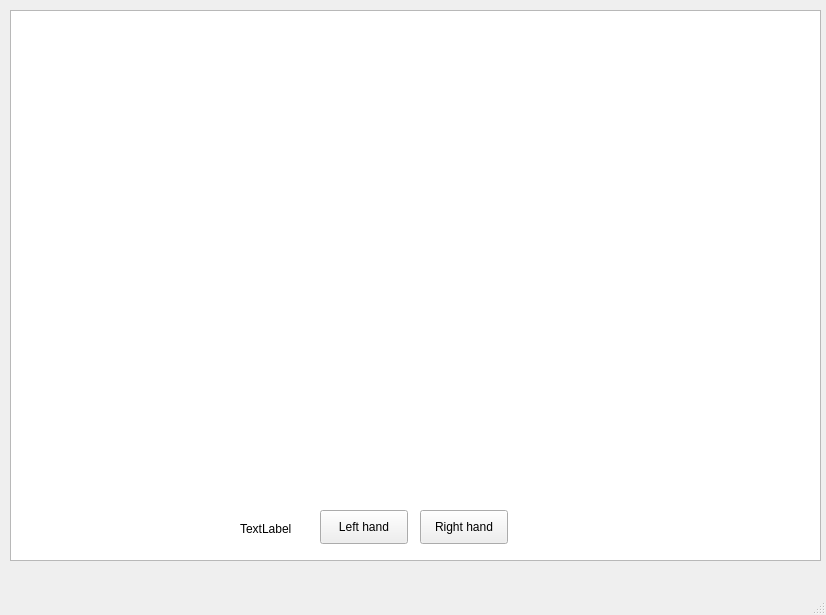
<?xml version="1.0" encoding="UTF-8"?>
<ui version="4.0">
 <class>MainWindow</class>
 <widget class="QMainWindow" name="MainWindow">
  <property name="geometry">
   <rect>
    <x>0</x>
    <y>0</y>
    <width>826</width>
    <height>615</height>
   </rect>
  </property>
  <property name="windowTitle">
   <string>MainWindow</string>
  </property>
  <widget class="QWidget" name="centralwidget">
   <widget class="QGraphicsView" name="graphicsView">
    <property name="geometry">
     <rect>
      <x>10</x>
      <y>10</y>
      <width>811</width>
      <height>551</height>
     </rect>
    </property>
   </widget>
   <widget class="QPushButton" name="leftPushButton">
    <property name="geometry">
     <rect>
      <x>320</x>
      <y>510</y>
      <width>88</width>
      <height>34</height>
     </rect>
    </property>
    <property name="text">
     <string>Left hand</string>
    </property>
   </widget>
   <widget class="QPushButton" name="rightPushButton">
    <property name="geometry">
     <rect>
      <x>420</x>
      <y>510</y>
      <width>88</width>
      <height>34</height>
     </rect>
    </property>
    <property name="text">
     <string>Right hand</string>
    </property>
   </widget>
   <widget class="QLabel" name="label">
    <property name="geometry">
     <rect>
      <x>240</x>
      <y>520</y>
      <width>58</width>
      <height>18</height>
     </rect>
    </property>
    <property name="text">
     <string>TextLabel</string>
    </property>
   </widget>
  </widget>
  <widget class="QMenuBar" name="menubar">
   <property name="geometry">
    <rect>
     <x>0</x>
     <y>0</y>
     <width>826</width>
     <height>30</height>
    </rect>
   </property>
  </widget>
  <widget class="QStatusBar" name="statusbar"/>
 </widget>
 <resources/>
 <connections/>
</ui>
